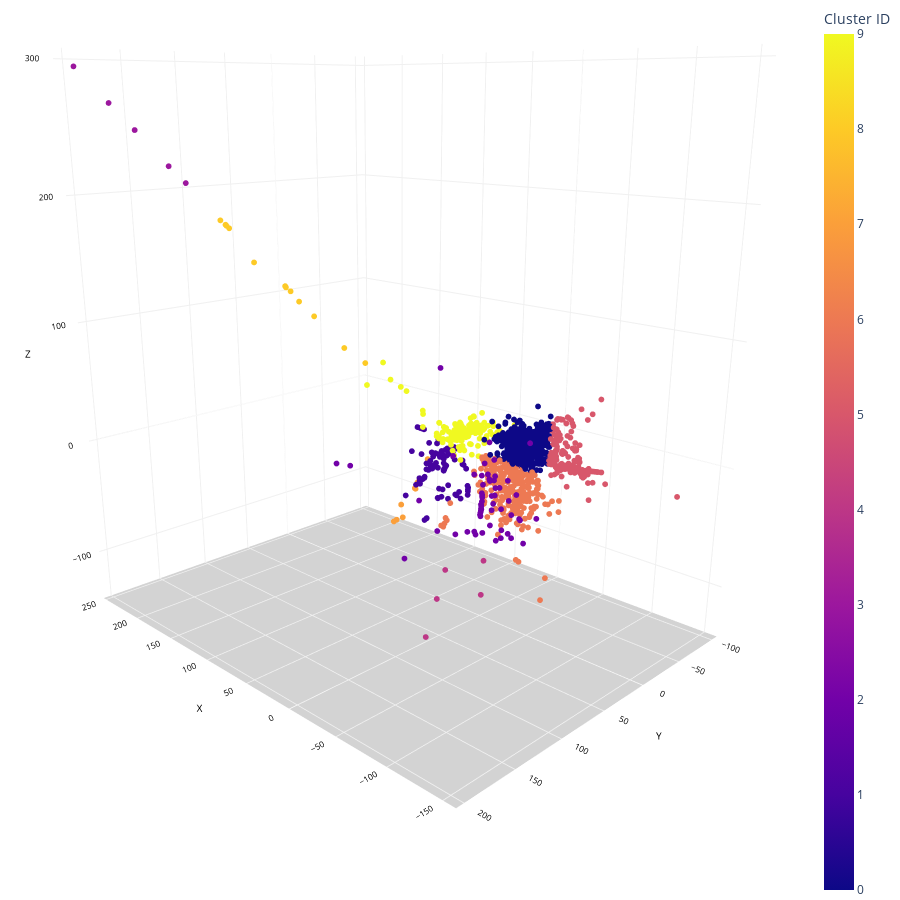

Notebook code cell kept with this figure:
### Code cell
# Create a 3D scatter plot

#article = https://towardsdatascience.com/isomap-embedding-an-awesome-approach-to-non-linear-dimensionality-reduction-fc7efbca47a0
fig = px.scatter_3d(cluster_df, 
                    x='X', 
                    y='Y',
                    z='Z',
                    color='Cluster ID',
                    height=900, width=900
                   )

# Update chart looks
fig.update_layout(#title_text="Scatter 3D Plot",
                  showlegend=True,
                  legend=dict(orientation="h", y=0, xanchor="center", x=0.5),
                  scene_camera=dict(up=dict(x=0, y=0, z=1), 
                                        center=dict(x=0, y=0, z=-0.2),
                                        eye=dict(x=-1.5, y=1.5, z=0.5)),
                                        margin=dict(l=0, r=0, b=0, t=0),
                  scene = dict(xaxis=dict(backgroundcolor='white',
                                          color='black',
                                          gridcolor='#f0f0f0',
                                          title_font=dict(size=10),
                                          tickfont=dict(size=10),
                                         ),
                               yaxis=dict(backgroundcolor='white',
                                          color='black',
                                          gridcolor='#f0f0f0',
                                          title_font=dict(size=10),
                                          tickfont=dict(size=10),
                                          ),
                               zaxis=dict(backgroundcolor='lightgrey',
                                          color='black', 
                                          gridcolor='#f0f0f0',
                                          title_font=dict(size=10),
                                          tickfont=dict(size=10),
                                         )))

# Update marker size
fig.update_traces(marker=dict(size=2))

fig.show()

### Figure 1 — Plotly figure (JSON) as saved in the notebook; plotly's stock layout.template omitted (floating-point values rounded to 4 significant figures; data arrays with more than 128 entries replaced by an {"elided": "..."} marker saying what was removed)
{"data": [{"hovertemplate": "X=%{x}<br>Y=%{y}<br>Z=%{z}<br>Cluster ID=%{marker.color}<extra></extra>", "legendgroup": "", "marker": {"color": {"elided": "4976 int values"}, "coloraxis": "coloraxis", "size": 2, "symbol": "circle"}, "mode": "markers", "name": "", "scene": "scene", "showlegend": false, "type": "scatter3d", "x": {"elided": "4976 float values"}, "y": {"elided": "4976 float values"}, "z": {"elided": "4976 float values"}}], "layout": {"coloraxis": {"colorbar": {"title": {"text": "Cluster ID"}}, "colorscale": [[0, "#0d0887"], [0.1111, "#46039f"], [0.2222, "#7201a8"], [0.3333, "#9c179e"], [0.4444, "#bd3786"], [0.5556, "#d8576b"], [0.6667, "#ed7953"], [0.7778, "#fb9f3a"], [0.8889, "#fdca26"], [1, "#f0f921"]]}, "height": 900, "legend": {"orientation": "h", "tracegroupgap": 0, "x": 0.5, "xanchor": "center", "y": 0}, "margin": {"b": 0, "l": 0, "r": 0, "t": 0}, "scene": {"camera": {"center": {"x": 0, "y": 0, "z": -0.2}, "eye": {"x": -1.5, "y": 1.5, "z": 0.5}, "up": {"x": 0, "y": 0, "z": 1}}, "domain": {"x": [0, 1], "y": [0, 1]}, "xaxis": {"backgroundcolor": "white", "color": "black", "gridcolor": "#f0f0f0", "tickfont": {"size": 10}, "title": {"font": {"size": 10}, "text": "X"}}, "yaxis": {"backgroundcolor": "white", "color": "black", "gridcolor": "#f0f0f0", "tickfont": {"size": 10}, "title": {"font": {"size": 10}, "text": "Y"}}, "zaxis": {"backgroundcolor": "lightgrey", "color": "black", "gridcolor": "#f0f0f0", "tickfont": {"size": 10}, "title": {"font": {"size": 10}, "text": "Z"}}}, "showlegend": true, "width": 900}}
